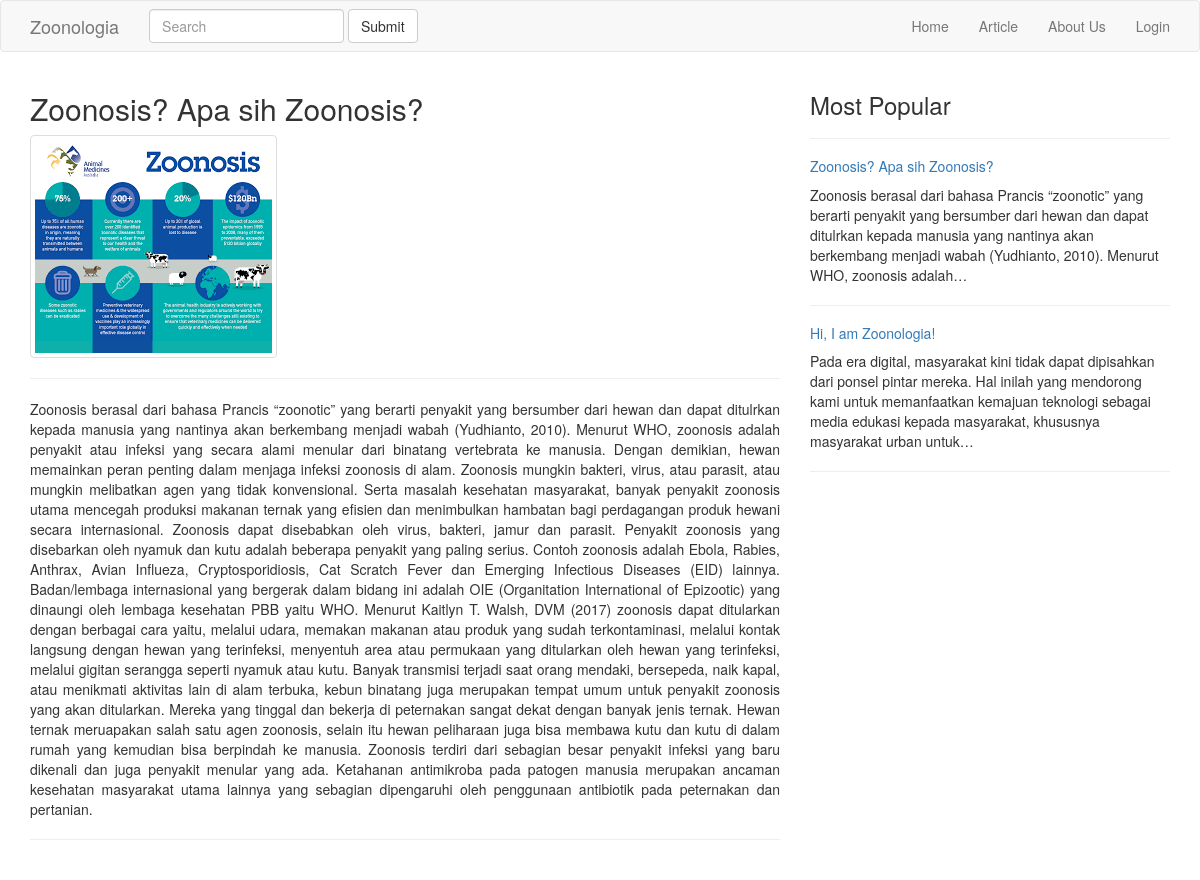
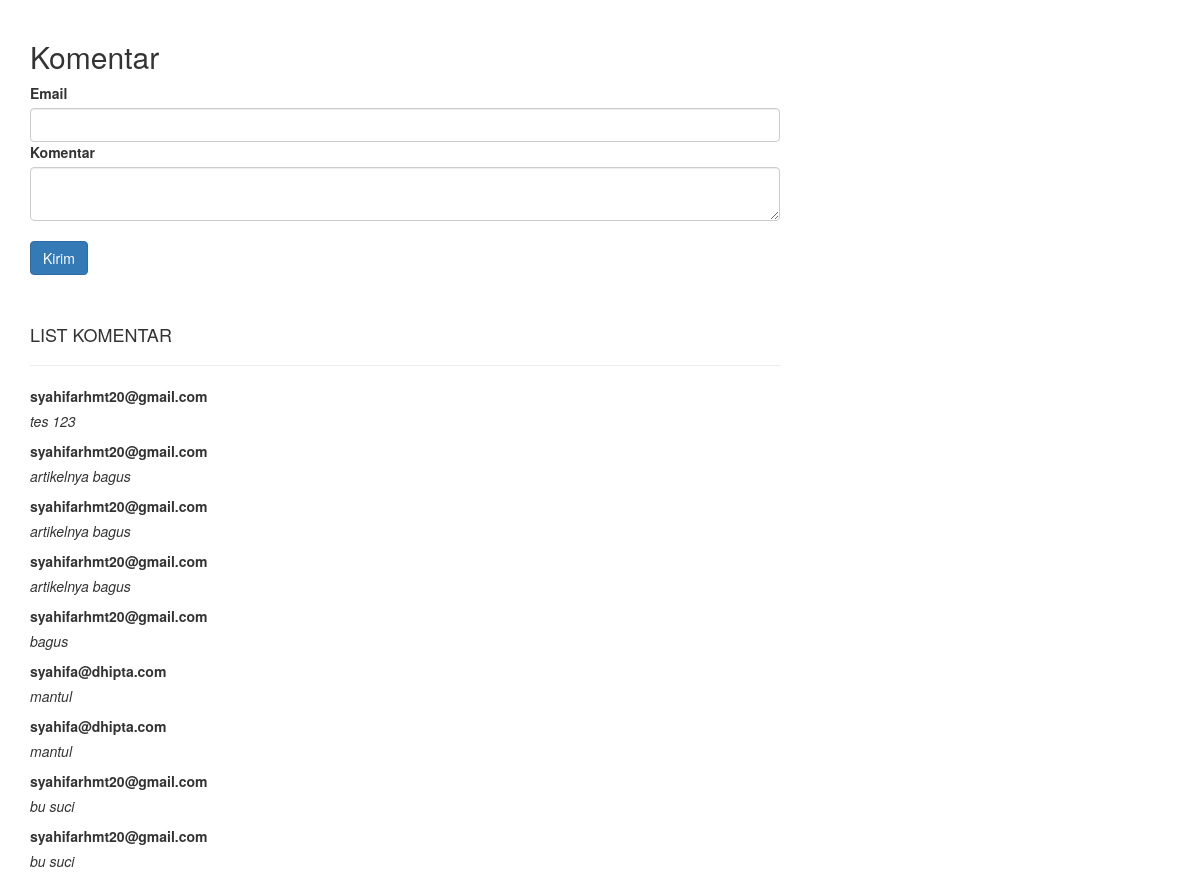
The app's page /blog/detail/1/apa-sih-zoonosis with its own data (2 pictures, top to bottom).
### tables this page shows
CREATE TABLE `berita` (
  `id_berita` int(10) NOT NULL,
  `judul_berita` varchar(200) DEFAULT NULL,
  `berita` text,
  `slug` varchar(200) DEFAULT NULL,
  `published_date` datetime DEFAULT NULL,
  `image` varchar(200) DEFAULT NULL,
  `status` int(10) DEFAULT NULL
);

CREATE TABLE `komentar` (
  `id_komentar` int(10) NOT NULL,
  `komentar` text,
  `email` varchar(200) DEFAULT NULL,
  `fk_berita` int(10) DEFAULT NULL
);

### application/views/index.php (called while the page is built)
<?php
$this->load->view('page/header');
$this->load->view($content);
$this->load->view('page/sidebar');
?>

### application/controllers/Blog.php (called while the page is built, shortened)
<?php
class Blog extends CI_Controller {
	function __construct(){
		$this->load->model('model_blog');
		$this->load->helper('text');
		$this->load->library('form_validation');
	}
public function detail($id,$slug){
	$data['komentar'] = $this->db->query("SELECT * FROM komentar WHERE fk_berita = $id ")->result();
	$data['detail'] = $this->model_blog->get_detail('berita','id_berita',$id);
	$data['title'] = 'Welcome to Zoonologia!';
	$data['sidebar'] = $this->model_blog->get_where();
	$data['content'] = 'page/detail';
	$this->load->view('index',$data);
}
}

### index.php (called while the page is built, shortened)
<?php
require_once BASEPATH.'core/CodeIgniter.php';

### application/models/Model_blog.php (called while the page is built, shortened)
<?php
class Model_blog extends CI_Model {
	function get_where(){
		return $this->db->query("SELECT * FROM berita WHERE status = 1")->result();
	}
	function get_detail($table,$id,$val){
		return $this->db->get_where($table,array($id => $val))->row();
	}
}

### application/views/page/detail.php (the view, shortened to what this page needs)
<div class="container">
	<div class="row">
		<div class="col-md-8">
			<h2><?php echo $detail->judul_berita; ?></h2>
			<img src="<?php echo base_url(); ?>assets/img/<?php echo $detail->image; ?>" class="img-thumbnail">
			<hr>
			<p align="justify"><?php echo $detail->berita; ?></p>
			<hr>
				<br> <br>
				<h2>Komentar</h2>
				<form action="" method="post">
					<label>Email</label>
					<input class="form-control" type="text" name="email"></input>
					<label>Komentar</label>
					<textarea class="form-control" name="komentar"></textarea>
					<br>
					<input class="btn btn-primary" type="submit" value="Kirim" name="kirim"></input>
				</form>
				<br> <br>
				<h4>LIST KOMENTAR</h4>
				<hr>
				<?php foreach ($komentar as $k):?>
					<label> <?php echo $k->email; ?></label> <br>
					<p><i> <?php echo $k->komentar; ?></i></p>
				<?php endforeach; ?>
</div>

### application/views/page/sidebar.php
<div class="col-md-4">
			<h3> Most Popular</h3>
			<hr>
			<?php foreach ($sidebar as $sd): ?>
			<div class="mp">
			<a href="http://localhost/blog_profile/index.php/blog/detail/<?php echo $sd->id_berita; ?>/<?php echo $sd->slug; ?>"> <h5><?php echo $sd->judul_berita; ?></h5></a>
			<p><?php echo word_limiter($sd->berita,30); ?></p>
			</div>
			<hr>
			<?php endforeach; ?>
		</div>
	</div>
</div>

### records on screen
berita: judul_berita "Zoonosis? Apa sih Zoonosis?", image (picture), berita "Zoonosis berasal dari bahasa Prancis “zoonotic” yang berarti penyakit yang bersumber dari hewan dan dapat ditulrkan kepada manusia yang nantinya akan berkembang menjadi wabah (Yudhianto, 2010). Menurut WHO, zoonosis adalah penyakit atau infeksi yang secara alami menular dari binatang vertebrata ke manusia. Dengan demikian, hewan memainkan peran penting dalam menjaga infeksi zoonosis di alam. Zoonosis mungkin bakteri, virus, atau parasit, atau mungkin melibatkan agen yang tidak konvensional. Serta masalah kesehatan masyarakat, banyak penyakit zoonosis utama mencegah produksi makanan ternak yang efisien dan menimbulkan hambatan bagi perdagangan produk hewani secara internasional. Zoonosis…", berita "Zoonosis berasal dari bahasa Prancis “zoonotic” yang berarti penyakit yang bersumber dari hewan dan dapat ditulrkan kepada manusia yang nantinya akan berkembang menjadi wabah (Yudhianto, 2010). Menurut WHO, zoonosis adalah…"
komentar: email "syahifarhmt20@gmail.com", komentar "tes 123"
komentar: email "syahifarhmt20@gmail.com", komentar "artikelnya bagus"
komentar: email "syahifarhmt20@gmail.com", komentar "artikelnya bagus"
komentar: email "syahifarhmt20@gmail.com", komentar "artikelnya bagus"
komentar: email "syahifarhmt20@gmail.com", komentar "bagus"
komentar: email "syahifa@dhipta.com", komentar "mantul"
komentar: email "syahifa@dhipta.com", komentar "mantul"
komentar: email "syahifarhmt20@gmail.com", komentar "bu suci"
komentar: email "syahifarhmt20@gmail.com", komentar "bu suci"
berita: judul_berita "Hi, I am Zoonologia!", berita "Pada era digital, masyarakat kini tidak dapat dipisahkan dari ponsel pintar mereka. Hal inilah yang mendorong kami untuk memanfaatkan kemajuan teknologi sebagai media edukasi kepada masyarakat, khususnya masyarakat urban untuk…"
